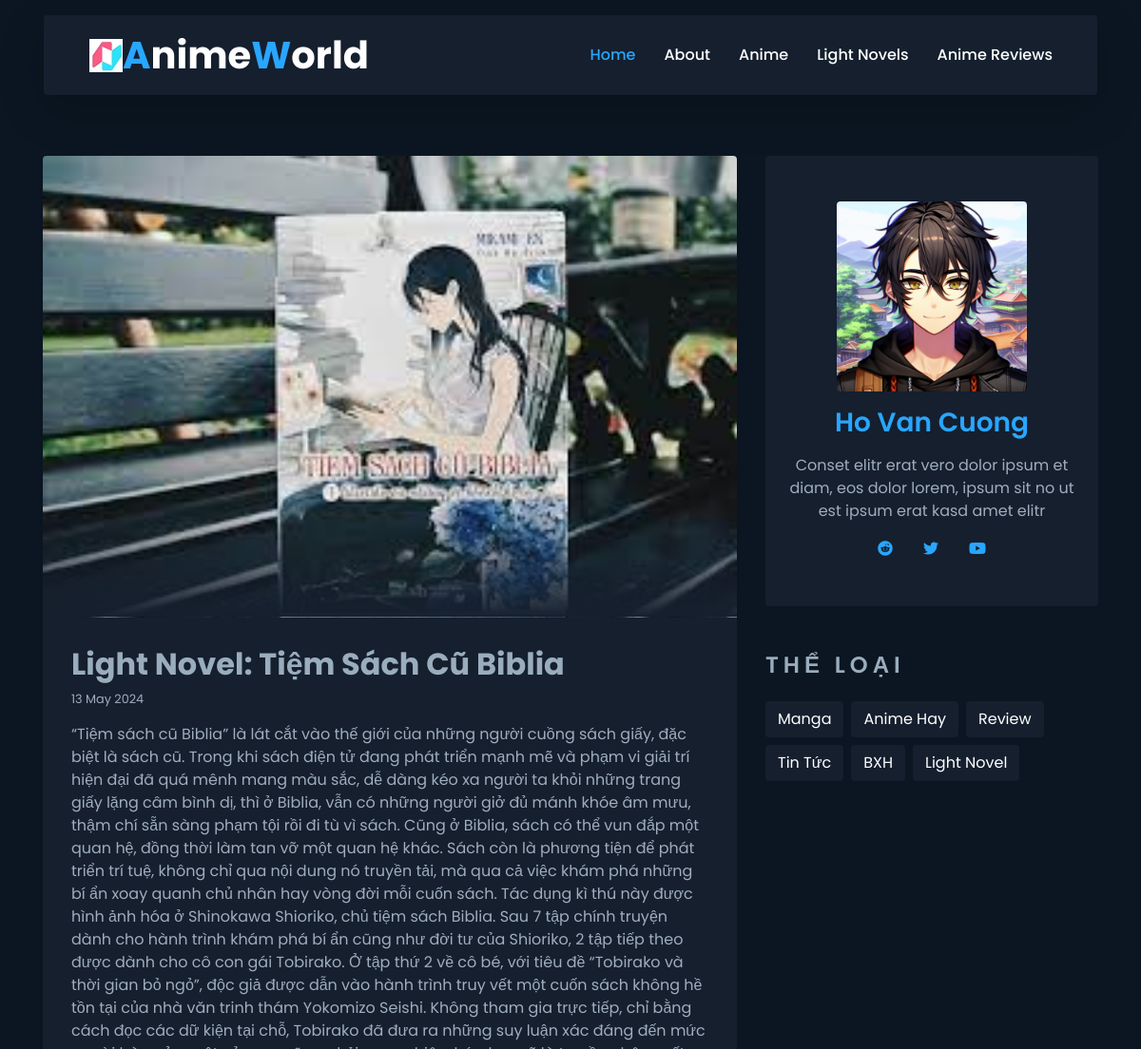
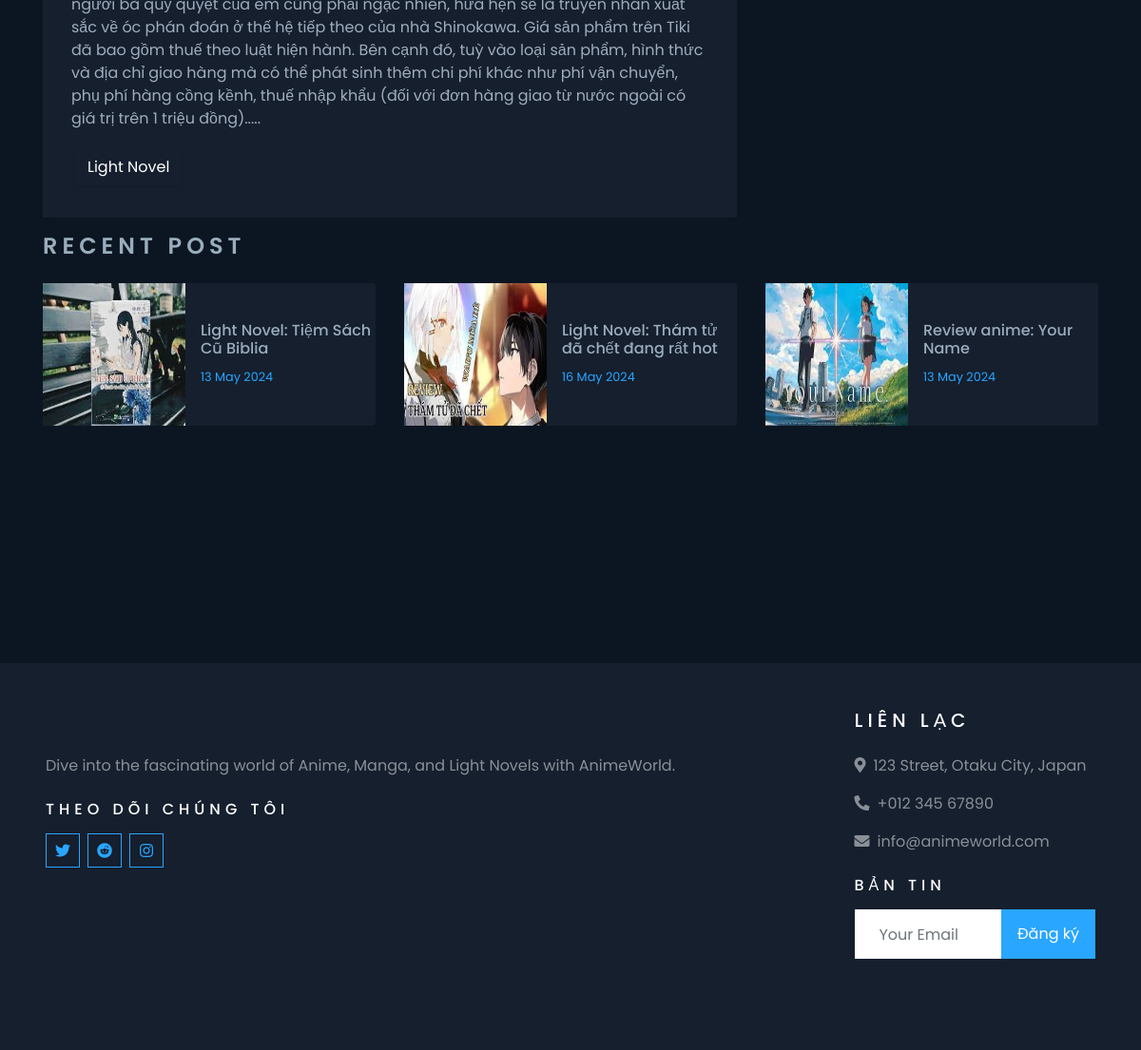
Page /index.php?controller=posts&action=details&id=47 on the committed database (2 pictures, top to bottom).
### tables this page shows
CREATE TABLE `posts` (
  `id` int(11) NOT NULL,
  `title` varchar(150) NOT NULL,
  `picture` varchar(150) NOT NULL,
  `content` text NOT NULL,
  `categoryid` int(11) NOT NULL,
  `datecreated` date NOT NULL,
  `createdby` int(11) NOT NULL
);

CREATE TABLE `categories` (
  `id` int(11) NOT NULL,
  `title` varchar(150) NOT NULL
);

CREATE TABLE `members` (
  `id` int(11) NOT NULL,
  `name` varchar(150) NOT NULL,
  `avatar` varchar(150) NOT NULL
);

### controllers/posts_controller.php (called while the page is built, shortened)
<?php
require_once ('controllers/base_controller.php');
require_once ('models/post.php');
require_once ('models/category.php');
class PostsController extends BaseController
{
    function __construct()
    {
        $this->folder = 'posts';
    }
    public function details()
    {
        $id = $_GET["id"];
        $post = Post::get($id);
        $posts = Post::getRecent();
        $tags = Category::categoriesTag();
        $member = Member::get($post->createdby);
        $data = array(
            'post' => $post,
            'posts' => $posts,
            'tags' => $tags,
            'member' => $member,
            'titlePage' => $post->title
        );
        $this->render('details', $data);
    }
}

### routes.php (called while the page is built, shortened)
<?php
$controller = new $klass;
$controller->$action();

### index.php (called while the page is built, shortened)
<?php
require_once ('routes.php');

### models/post.php (called while the page is built, shortened)
<?php
require_once ('models/category.php');
require_once ('models/member.php');
class Post
{
    public function __construct($id, $title, $picture, $content, $categoryid, $datecreated, $createdby)
    {
        $this->id = $id;
        $this->title = $title;
        $this->picture = $picture;
        $this->content = $content;
        $this->categoryid = $categoryid;
        $this->datecreated = date_create($datecreated);
        $this->category = Category::get($categoryid);
        $this->member = Member::get($createdby);
        $this->avatar = Member::get($createdby);
    }
    static function ListAllPost($sql)
    {
        $list = [];
        $db = DB::getInstance();
        $req = $db->query($sql);
        foreach ($req->fetchAll(PDO::FETCH_ASSOC) as $item) {
            $list[] = new Post(
                $item['id'],
                $item['title'],
                $item['picture'],
                $item['content'],
                $item['categoryid'],
                $item['datecreated'],
                $item['createdby']
            );
        }
        return $list;
    }
    static function getRecent()
    {
        $sql = 'SELECT * FROM posts ORDER by id desc  LIMIT 3';
        return Post::ListAllPost($sql);
    }
    static function get($postId)
    {
        $query = 'SELECT * FROM posts WHERE id = :post_id';
        $db = DB::getInstance();
        $stmt = $db->prepare($query);
        $stmt->execute(['post_id' => $postId]);
        $item = $stmt->fetch(PDO::FETCH_ASSOC);
        return new Post(
            $item['id'],
            $item['title'],
            $item['picture'],
            $item['content'],
            $item['categoryid'],
            $item['datecreated'],
            $item['createdby'],
        );
    }
}

### models/category.php (called while the page is built, shortened)
<?php
require_once ('models/member.php');
class Category
{
    function __construct($id, $title)
    {
        $this->id = $id;
        $this->title = $title;
    }
    static function listCategories($sql)
    {
        $list = [];
        $db = DB::getInstance();
        $req = $db->query($sql);
        foreach ($req->fetchAll(PDO::FETCH_ASSOC) as $item) {
            $list[] = new Category($item['id'], $item['title']);
        }
        return $list;
    }
    static function categoriesTag()
    {
        $sql = 'SELECT categories.id, categories.title
                FROM categories';
        return Category::listCategories($sql);
    }
    static function get($id)
    {
        $sql = 'SELECT * FROM categories WHERE id = ' . $id;
        $db = DB::getInstance();
        $req = $db->query($sql);
        $item = $req->fetch(PDO::FETCH_ASSOC);
        return new Category($item['id'], $item['title']);
    }
}

### models/member.php (called while the page is built, shortened)
<?php
class Member
{
    function __construct($id, $Name, $Avatar)
    {
        $this->name = $Name;
        $this->avatar = $Avatar;
    }
    static function get($id)
    {
        $sql = 'SELECT * FROM members WHERE id = ' . $id;
        $db = DB::getInstance();
        $req = $db->query($sql);
        $item = $req->fetch(PDO::FETCH_ASSOC);
        return new Member($item['id'], $item['name'], $item['avatar']);
    }
}

### views/posts/details.php (the view, shortened to what this page needs)
<div class="container-fluid py-5">
    <div class="container pb-5">
        <div class="row">
            <div class="col-lg-8">
                <div class="shadow-sm">
                    <div class="blog-item">
                    <div class="position-relative">
                    <img class="img-fluid w-100 rounded-top" src="assets/img/posts/<?php echo $post->picture; ?>" alt="">
                    <div class="overlay"></div>
                    </div>
                    </div>
                    <div class="bg-white mb-3" style="padding: 30px;">
                        <h2 class="">
                            <?php echo $post->title; ?>
                        </h2>
                        <small class="mb-3 d-block"><?php echo date_format($post->datecreated, 'd F Y'); ?></small>
                        <p style="min-height: 288px;">
                            <?php echo $post->content; ?>
                        </p>
                        <div class="d-flex">
                            <a href="?controller=posts&action=postByCategory&id=<?php echo $post->categoryid ?>" class="btn bg-white text-white m-1 shadow-sm"><?php echo $post->category->title; ?></a>
                        </div>
                    </div>
                </div>
            </div>
            <div class="col-lg-4 mt-5 mt-lg-0 ">
                <div class="d-flex flex-column text-center bg-white mb-5 py-5 px-4 rounded">
                    <img src="assets/img/avatar/<?php echo !empty($member->avatar) ? $member->avatar : 'non-avatar.jpg'; ?>" class="img-fluid mx-auto mb-3 rounded" style="width: 200px;">
                    <h3 class="text-primary mb-3"><?php echo $member->name; ?></h3>
                    <p>Conset elitr erat vero dolor ipsum et diam, eos dolor lorem, ipsum sit no ut est ipsum erat kasd
                        amet elitr</p>
                    <div class="d-flex justify-content-center">
                        <a class="text-primary px-3" href="">
                            <i class="fab fa-reddit"></i>
                        </a>
                        <a class="text-primary px-3" href="">
                            <i class="fab fa-twitter"></i>
                        </a>
                        <a class="text-primary px-3" href="">
                            <i class="fab fa-youtube"></i>
                        </a>
                    </div>
                </div>
                <div class="mb-5">
                        <h4 class="text-uppercase mb-4" style="letter-spacing: 5px;">Thể loại</h4>
                        <div class="d-flex flex-wrap m-n1">
                        <?php foreach ($tags as $tag):
                          ?>
                            <a href="?controller=posts&action=postByCategory&id=<?php echo $tag->id ?>" class="btn m-1 bg-white text-white rounded "><?php echo $tag->title; ?></a>
                      <?php endforeach; ?>
                        </div>
                    </div>
            </div>
        </div>
     <div class="mb-5">
    <h4 class="text-uppercase mb-4" style="letter-spacing: 5px;">Recent Post</h4>
    <div class="row">
        <?php foreach ($posts as $post) { ?>
            <div class="col-lg-4 col-md-6 mb-3">
                <a class="d-flex align-items-center text-decoration-none bg-white rounded"
                    href="index.php?controller=posts&action=details&id=<?php echo $post->id ?>">
                    <img style="width: 150px; height: 150px;" class="img-fluid"
                        src="assets/img/posts/<?php echo !empty($post->picture) ? $post->picture : 'non-post.jpg'; ?>" alt="">
                    <div class="pl-3">
                        <h6 class=""><?php echo $post->title; ?></h6>
                        <small><?php echo date_format($post->datecreated, 'd F Y'); ?></small>
                    </div>
                </a>
            </div>
        <?php } ?>
    </div>
</div>
</div>
</div>

### controllers/base_controller.php (shortened to what this page needs)
<?php
class BaseController
{
    protected $folder;
    function render($file, $data)
    {
        $view_file = 'views/' . $this->folder . '/' . $file . '.php';
        if (is_file($view_file)) {
            extract($data);
            require_once ($view_file);
            $content = ob_get_clean();
            require_once ('views/layouts/application.php');
        } else {
            header('Location: index.php?controller=pages&action=error');
        }
    }
}

### views/layouts/application.php (shortened to what this page needs)
<!DOCTYPE html>
<html lang="en">
<head>
    <link href="https://cdnjs.cloudflare.com/ajax/libs/font-awesome/5.10.0/css/all.min.css" rel="stylesheet">
    <link href="./assets/lib/owlcarousel/assets/owl.carousel.min.css" rel="stylesheet">
    <link href="./assets/lib/tempusdominus/css/tempusdominus-bootstrap-4.min.css" rel="stylesheet" />
    <link href="./assets/css/style.css" rel="stylesheet">
    <link rel="stylesheet" href="./assets/css/custom.css">
</head>
<body>
    <div class="container-fluid position-relative nav-bar p-3">
        <div class="container-lg position-relative p-0 px-lg-3" style="z-index: 9;">
            <nav class="navbar navbar-expand-lg bg-light navbar-light shadow-lg py-3 py-lg-0 pl-3 pl-lg-5 rounded bg-white">
            <img src="assets/img/logo.png" width="35px" alt="" class="">
                <a href="index.php" class="navbar-brand">
                    <h1 class="m-0 text-primary">A<span class="text-white">nime</span>W<span class="text-white">orld</span></h1>
                </a>
                <div class="collapse navbar-collapse justify-content-between px-3" id="navbarCollapse">
                    <div class="navbar-nav ml-auto py-0">
                        <a href="" class="nav-item nav-link active">Home</a>
                        <a href="index.php?controller=pages&action=about"
                            class="nav-item nav-link text-white">About</a>
                        <a href="index.php?controller=pages&action=services"
                            class="nav-item nav-link text-white">Anime</a>
                        <a href="index.php?controller=pages&action=package" class="nav-item nav-link text-white">Light Novels</a>
                            <a href="index.php?controller=posts&action=home#" class="nav-item nav-link text-white">Anime Reviews</a>
                    </div>
                </div>
            </nav>
        </div>
    </div>
    <?= @$content ?>
    <div class="container-fluid bg-white text-white-50 py-5 px-sm-3 px-lg-5" style="margin-top: 90px;">
        <div class="row">
            <div class="col-lg-9 col-md-6 mb-5">
                <p>Dive into the fascinating world of Anime, Manga, and Light Novels with AnimeWorld.</p>
                <h6 class="text-white text-uppercase mt-4 mb-3" style="letter-spacing: 5px;">Theo dõi chúng tôi</h6>
                <div class="d-flex justify-content-start">
                    <a class="btn btn-outline-primary btn-square mr-2" href="#"><i class="fab fa-twitter"></i></a>
                    <a class="btn btn-outline-primary btn-square mr-2" href="#"><i class="fab fa-reddit"></i></a>
                    <a class="btn btn-outline-primary btn-square" href="#"><i class="fab fa-instagram"></i></a>
                </div>
            </div>
            <div class="col-lg-3 col-md-6 mb-5">
                <h5 class="text-white text-uppercase mb-4" style="letter-spacing: 5px;">Liên lạc</h5>
                <p><i class="fa fa-map-marker-alt mr-2"></i>123 Street, Otaku City, Japan</p>
                <p><i class="fa fa-phone-alt mr-2"></i>+012 345 67890</p>
                <p><i class="fa fa-envelope mr-2"></i>info@animeworld.com</p>
                <h6 class="text-white text-uppercase mt-4 mb-3" style="letter-spacing: 5px;">Bản tin</h6>
                <div class="w-100">
                    <div class="input-group">
                        <input type="text" class="form-control border-light" style="padding: 25px;"
                            placeholder="Your Email">
                        <div class="input-group-append">
                            <button class="btn btn-primary px-3">Đăng ký</button>
                        </div>
                    </div>
                </div>
            </div>
        </div>
    </div>
</body>
</html>

### assets/css/custom.css (style rules this page uses)
.nav-bar::before { background: none !important; }
.overlay { position: absolute; bottom: 0; left: 0; width: 100%; height: 50%; background-image: linear-gradient(to bottom, rgba(21, 31, 46, 0), rgba(21, 31, 46, 1)); background-repeat: no-repeat; background-size: 100% 50%; background-position: bottom; }
.bg-white { background-color: #151f2e !important; }
h1, h2, h3, h4, h5, h6, .h1, .h2, .h3, .h4, .h5, .h6 { color: #9aadbd; }

### rows in the picture
posts: picture (picture), title "Light Novel: Tiệm Sách Cũ Biblia", datecreated "13 May 2024", content "“Tiệm sách cũ Biblia” là lát cắt vào thế giới của những người cuồng sách giấy, đặc biệt là sách cũ. Trong khi sách điện tử đang phát triển mạnh mẽ và phạm vi giải trí hiện đại đã quá mênh mang màu sắc, dễ dàng kéo xa người ta khỏi những trang giấy lặng câm bình dị, thì ở Biblia, vẫn có những người giở đủ mánh khóe âm mưu, thậm chí sẵn sàng phạm tội rồi đi tù vì sách. Cũng ở Biblia, sách có thể vun đắp một quan hệ, đồng thời làm tan vỡ một quan hệ khác. Sách còn là phương tiện để phát triển trí tuệ, không chỉ qua nội dung nó truyền tải, mà qua cả việc khám phá những bí ẩn xoay quanh chủ nhân hay vòng đời mỗi cuốn sách. Tác dụng kì thú này được hình ảnh hóa ở Shinokawa Shioriko, chủ tiệm sách…"
categories: title "Light Novel"
members: avatar (picture), name "Ho Van Cuong"
categories: title "Manga"
categories: title "Anime Hay"
categories: title "Review"
categories: title "Tin Tức"
categories: title "BXH"
posts: picture (picture), title "Light Novel: Thám tử đã chết đang rất hot", datecreated "16 May 2024"
posts: picture (picture), title "Review anime: Your Name", datecreated "13 May 2024"
